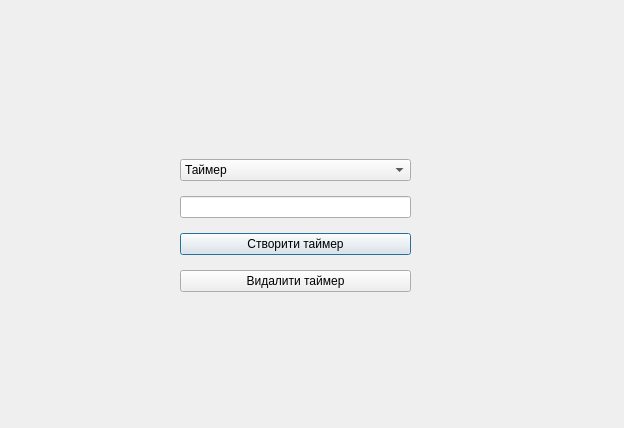
<?xml version="1.0" encoding="UTF-8"?>
<ui version="4.0">
 <class>sndwind</class>
 <widget class="QDialog" name="sndwind">
  <property name="geometry">
   <rect>
    <x>0</x>
    <y>0</y>
    <width>624</width>
    <height>428</height>
   </rect>
  </property>
  <property name="windowTitle">
   <string>Dialog</string>
  </property>
  <widget class="QWidget" name="verticalLayoutWidget">
   <property name="geometry">
    <rect>
     <x>180</x>
     <y>150</y>
     <width>231</width>
     <height>151</height>
    </rect>
   </property>
   <layout class="QVBoxLayout" name="verticalLayout">
    <item>
     <widget class="QComboBox" name="comboBox">
      <item>
       <property name="text">
        <string>Таймер</string>
       </property>
      </item>
      <item>
       <property name="text">
        <string>Будильник</string>
       </property>
      </item>
     </widget>
    </item>
    <item>
     <widget class="QLineEdit" name="lineEdit"/>
    </item>
    <item>
     <widget class="QPushButton" name="pushButton">
      <property name="text">
       <string>Створити таймер</string>
      </property>
     </widget>
    </item>
    <item>
     <widget class="QPushButton" name="pushButton_2">
      <property name="text">
       <string>Видалити таймер</string>
      </property>
     </widget>
    </item>
   </layout>
  </widget>
 </widget>
 <resources/>
 <connections/>
</ui>
